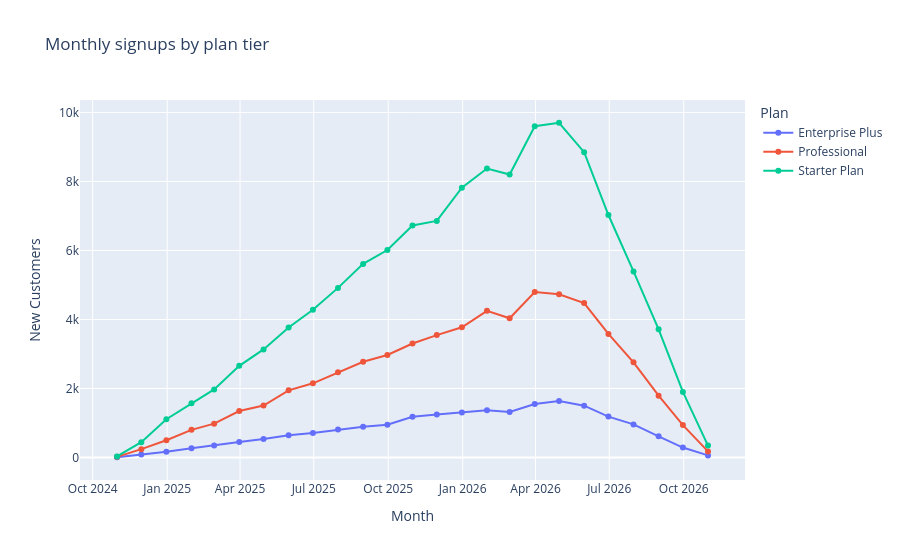

Here is the notebook cell this chart was saved with:
### Code cell
monthly_by_tier = (
    df.set_index('signup_date')
    .groupby('marketing_name')
    .resample('ME')
    .size()
    .reset_index(name='signups')
)

fig_tier_trend = px.line(
    monthly_by_tier,
    x='signup_date',
    y='signups',
    color = 'marketing_name',
    title='Monthly signups by plan tier',
    labels={
        'signup_date': 'Month',
        'signups': 'New Customers',
        'marketing_name': 'Plan'
    },
    markers=True
)
fig_tier_trend.show()
